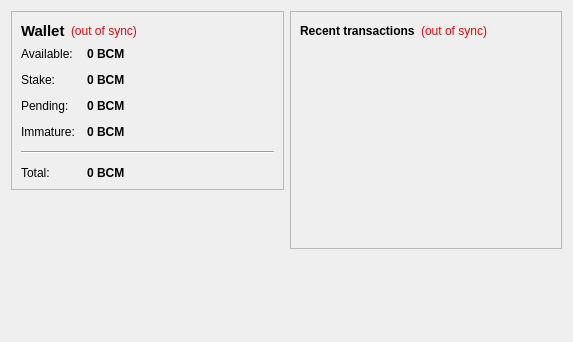
<?xml version="1.0" encoding="UTF-8"?>
<ui version="4.0">
 <class>OverviewPage</class>
 <widget class="QWidget" name="OverviewPage">
  <property name="geometry">
   <rect>
    <x>0</x>
    <y>0</y>
    <width>573</width>
    <height>342</height>
   </rect>
  </property>
  <property name="windowTitle">
   <string>Form</string>
  </property>
  <layout class="QHBoxLayout" name="horizontalLayout" stretch="1,1">
   <item>
    <layout class="QVBoxLayout" name="verticalLayout_2">
     <item>
      <widget class="QFrame" name="frame">
       <property name="frameShape">
        <enum>QFrame::StyledPanel</enum>
       </property>
       <property name="frameShadow">
        <enum>QFrame::Raised</enum>
       </property>
       <layout class="QVBoxLayout" name="verticalLayout_4">
        <item>
         <layout class="QHBoxLayout" name="horizontalLayout_4">
          <item>
           <widget class="QLabel" name="label_5">
            <property name="font">
             <font>
              <pointsize>11</pointsize>
              <weight>75</weight>
              <bold>true</bold>
             </font>
            </property>
            <property name="text">
             <string>Wallet</string>
            </property>
           </widget>
          </item>
          <item>
           <widget class="QLabel" name="labelWalletStatus">
            <property name="toolTip">
             <string>The displayed information may be out of date. Your wallet automatically synchronizes with the BitcoinMetal network after a connection is established, but this process has not completed yet.</string>
            </property>
            <property name="styleSheet">
             <string notr="true">QLabel { color: red; }</string>
            </property>
            <property name="text">
             <string notr="true">(out of sync)</string>
            </property>
            <property name="alignment">
             <set>Qt::AlignLeading|Qt::AlignLeft|Qt::AlignVCenter</set>
            </property>
           </widget>
          </item>
          <item>
           <spacer name="horizontalSpacer_2">
            <property name="orientation">
             <enum>Qt::Horizontal</enum>
            </property>
            <property name="sizeHint" stdset="0">
             <size>
              <width>40</width>
              <height>20</height>
             </size>
            </property>
           </spacer>
          </item>
         </layout>
        </item>
        <item>
         <layout class="QFormLayout" name="formLayout_2">
          <property name="fieldGrowthPolicy">
           <enum>QFormLayout::AllNonFixedFieldsGrow</enum>
          </property>
          <property name="horizontalSpacing">
           <number>12</number>
          </property>
          <property name="verticalSpacing">
           <number>12</number>
          </property>
          <item row="0" column="0">
           <widget class="QLabel" name="label">
            <property name="text">
             <string>Available:</string>
            </property>
           </widget>
          </item>
          <item row="0" column="1">
           <widget class="QLabel" name="labelBalance">
            <property name="font">
             <font>
              <weight>75</weight>
              <bold>true</bold>
             </font>
            </property>
            <property name="cursor">
             <cursorShape>IBeamCursor</cursorShape>
            </property>
            <property name="toolTip">
             <string>Your current spendable balance</string>
            </property>
            <property name="text">
             <string notr="true">0 BCM</string>
            </property>
            <property name="textInteractionFlags">
             <set>Qt::LinksAccessibleByMouse|Qt::TextSelectableByKeyboard|Qt::TextSelectableByMouse</set>
            </property>
           </widget>
          </item>
          <item row="1" column="0">
           <widget class="QLabel" name="label_6">
            <property name="text">
             <string>Stake:</string>
            </property>
           </widget>
          </item>
          <item row="1" column="1">
           <widget class="QLabel" name="labelStake">
            <property name="font">
             <font>
              <weight>75</weight>
              <bold>true</bold>
             </font>
            </property>
            <property name="cursor">
             <cursorShape>IBeamCursor</cursorShape>
            </property>
            <property name="toolTip">
             <string>Total of coins that was staked, and do not yet count toward the current balance</string>
            </property>
            <property name="text">
             <string notr="true">0 BCM</string>
            </property>
            <property name="textInteractionFlags">
             <set>Qt::LinksAccessibleByMouse|Qt::TextSelectableByKeyboard|Qt::TextSelectableByMouse</set>
            </property>
           </widget>
          </item>
          <item row="2" column="0">
           <widget class="QLabel" name="label_3">
            <property name="text">
             <string>Pending:</string>
            </property>
           </widget>
          </item>
          <item row="2" column="1">
           <widget class="QLabel" name="labelUnconfirmed">
            <property name="font">
             <font>
              <weight>75</weight>
              <bold>true</bold>
             </font>
            </property>
            <property name="cursor">
             <cursorShape>IBeamCursor</cursorShape>
            </property>
            <property name="toolTip">
             <string>Total of transactions that have yet to be confirmed, and do not yet count toward the current balance</string>
            </property>
            <property name="text">
             <string notr="true">0 BCM</string>
            </property>
            <property name="textInteractionFlags">
             <set>Qt::LinksAccessibleByMouse|Qt::TextSelectableByKeyboard|Qt::TextSelectableByMouse</set>
            </property>
           </widget>
          </item>
          <item row="3" column="0">
           <widget class="QLabel" name="labelImmatureText">
            <property name="text">
             <string>Immature:</string>
            </property>
           </widget>
          </item>
          <item row="3" column="1">
           <widget class="QLabel" name="labelImmature">
            <property name="font">
             <font>
              <weight>75</weight>
              <bold>true</bold>
             </font>
            </property>
            <property name="toolTip">
             <string>Mined balance that has not yet matured</string>
            </property>
            <property name="text">
             <string notr="true">0 BCM</string>
            </property>
            <property name="textInteractionFlags">
             <set>Qt::LinksAccessibleByMouse|Qt::TextSelectableByKeyboard|Qt::TextSelectableByMouse</set>
            </property>
           </widget>
          </item>
          <item row="4" column="0" colspan="2">
           <widget class="Line" name="line">
            <property name="orientation">
             <enum>Qt::Horizontal</enum>
            </property>
           </widget>
          </item>
          <item row="5" column="0">
           <widget class="QLabel" name="labelTotalText">
            <property name="text">
             <string>Total:</string>
            </property>
           </widget>
          </item>
          <item row="5" column="1">
           <widget class="QLabel" name="labelTotal">
            <property name="font">
             <font>
              <weight>75</weight>
              <bold>true</bold>
             </font>
            </property>
            <property name="cursor">
             <cursorShape>IBeamCursor</cursorShape>
            </property>
            <property name="toolTip">
             <string>Your current total balance</string>
            </property>
            <property name="text">
             <string notr="true">0 BCM</string>
            </property>
            <property name="textInteractionFlags">
             <set>Qt::LinksAccessibleByMouse|Qt::TextSelectableByKeyboard|Qt::TextSelectableByMouse</set>
            </property>
           </widget>
          </item>
         </layout>
        </item>
       </layout>
      </widget>
     </item>
     <item>
      <spacer name="verticalSpacer">
       <property name="orientation">
        <enum>Qt::Vertical</enum>
       </property>
       <property name="sizeHint" stdset="0">
        <size>
         <width>20</width>
         <height>40</height>
        </size>
       </property>
      </spacer>
     </item>
    </layout>
   </item>
   <item>
    <layout class="QVBoxLayout" name="verticalLayout_3">
     <item>
      <widget class="QFrame" name="frame_2">
       <property name="frameShape">
        <enum>QFrame::StyledPanel</enum>
       </property>
       <property name="frameShadow">
        <enum>QFrame::Raised</enum>
       </property>
       <layout class="QVBoxLayout" name="verticalLayout">
        <item>
         <layout class="QHBoxLayout" name="horizontalLayout_2">
          <item>
           <widget class="QLabel" name="label_4">
            <property name="text">
             <string>&lt;b&gt;Recent transactions&lt;/b&gt;</string>
            </property>
           </widget>
          </item>
          <item>
           <widget class="QLabel" name="labelTransactionsStatus">
            <property name="toolTip">
             <string>The displayed information may be out of date. Your wallet automatically synchronizes with the BitcoinMetal network after a connection is established, but this process has not completed yet.</string>
            </property>
            <property name="styleSheet">
             <string notr="true">QLabel { color: red; }</string>
            </property>
            <property name="text">
             <string notr="true">(out of sync)</string>
            </property>
            <property name="alignment">
             <set>Qt::AlignRight|Qt::AlignTrailing|Qt::AlignVCenter</set>
            </property>
           </widget>
          </item>
          <item>
           <spacer name="horizontalSpacer">
            <property name="orientation">
             <enum>Qt::Horizontal</enum>
            </property>
            <property name="sizeHint" stdset="0">
             <size>
              <width>40</width>
              <height>20</height>
             </size>
            </property>
           </spacer>
          </item>
         </layout>
        </item>
        <item>
         <widget class="QListView" name="listTransactions">
          <property name="styleSheet">
           <string notr="true">QListView { background: transparent; }</string>
          </property>
          <property name="frameShape">
           <enum>QFrame::NoFrame</enum>
          </property>
          <property name="verticalScrollBarPolicy">
           <enum>Qt::ScrollBarAlwaysOff</enum>
          </property>
          <property name="horizontalScrollBarPolicy">
           <enum>Qt::ScrollBarAlwaysOff</enum>
          </property>
          <property name="selectionMode">
           <enum>QAbstractItemView::NoSelection</enum>
          </property>
         </widget>
        </item>
       </layout>
      </widget>
     </item>
     <item>
      <spacer name="verticalSpacer_2">
       <property name="orientation">
        <enum>Qt::Vertical</enum>
       </property>
       <property name="sizeHint" stdset="0">
        <size>
         <width>20</width>
         <height>40</height>
        </size>
       </property>
      </spacer>
     </item>
    </layout>
   </item>
  </layout>
 </widget>
 <resources/>
 <connections/>
</ui>
